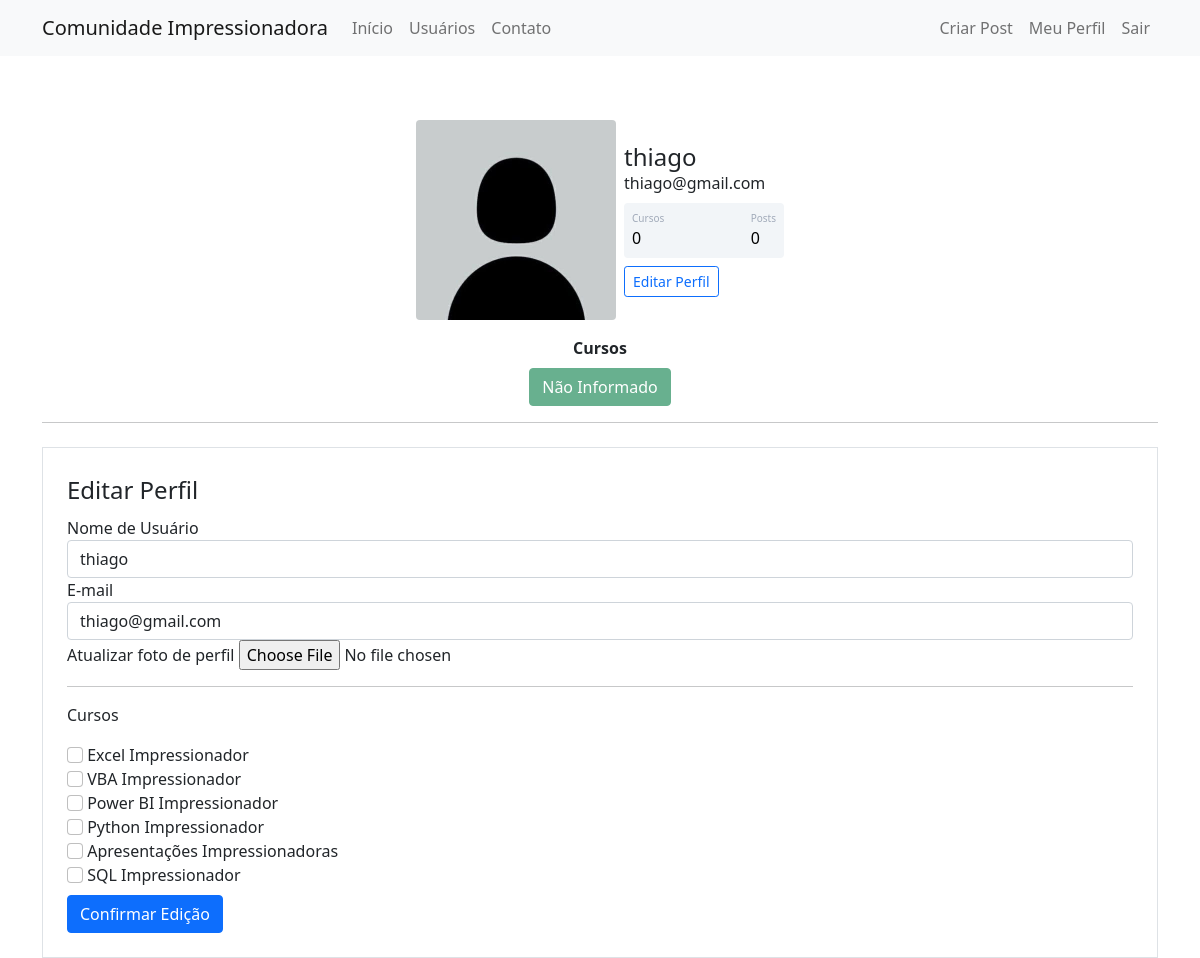
The page /perfil/editar (signed in) on the database its author committed.
### comunidadeimpressionadora/models.py (models this page shows)
class Usuario(database.Model, UserMixin):
    id = database.Column(database.Integer, primary_key=True)
    username = database.Column(database.String, nullable=False)
    email = database.Column(database.String, nullable=False, unique=True)
    senha = database.Column(database.String, nullable=False)
    foto_perfil = database.Column(database.String, default='default.jpg')
    posts = database.relationship('Post', backref='autor', lazy=True)
    cursos = database.Column(database.String, nullable=False, default='Não Informado')
    def contar_posts(self):
        return len(self.posts)

### comunidadeimpressionadora/routes.py (the view)
@app.route('/perfil/editar', methods=['GET', 'POST'])
@login_required
def editar_perfil():
    form = FormEditarPerfil()
    if form.validate_on_submit():
        current_user.email = form.email.data
        current_user.username = form.username.data
        if form.foto_perfil.data:
            nome_imagem = salvar_imagem(form.foto_perfil.data)
            current_user.foto_perfil = nome_imagem
        current_user.cursos = atualizar_cursos(form)
        database.session.commit()
        flash('Perfil atualizado com sucesso.', 'alert-success')
        return redirect(url_for('perfil'))
    elif request.method == 'GET':
        form.email.data = current_user.email
        form.username.data = current_user.username
    foto_perfil = url_for('static', filename='fotos_perfil/{}'.format(current_user.foto_perfil))
    return render_template('editarperfil.html', foto_perfil=foto_perfil, form=form)

### comunidadeimpressionadora/forms.py (shortened to what this page needs)
class FormEditarPerfil(FlaskForm):
    username = StringField('Nome de Usuário', validators=[DataRequired()])
    email = StringField('E-mail', validators=[DataRequired(), Email()])
    foto_perfil = FileField('Atualizar foto de perfil', validators=[FileAllowed(['jpg', 'png'])])
    curso_excel = BooleanField('Excel Impressionador')
    curso_vba = BooleanField('VBA Impressionador')
    curso_powerbi = BooleanField('Power BI Impressionador')
    curso_python = BooleanField('Python Impressionador')
    curso_ppt = BooleanField('Apresentações Impressionadoras')
    curso_sql = BooleanField('SQL Impressionador')
    botao_submit_editarperfil = SubmitField('Confirmar Edição')

### comunidadeimpressionadora/models.py (called while the page is built)
@login_manager.user_loader
def load_usuario(id_usuario):
    return Usuario.query.get(int(id_usuario))

### comunidadeimpressionadora/templates/editarperfil.html (shortened to what this page needs)
{% extends 'perfil.html' %}
{% block form_editar_perfil %}
<div class='container'>
        <hr>
        <div class="row">
            <div class="col">
                <form method="POST" action="" class="border p-4 mt-2" enctype="multipart/form-data">
                    <legend>Editar Perfil</legend>
                    <fieldset>
                        <div class="form-group">
                            {{ form.username.label(class="form-control-label") }}
                            {% if form.username.errors %}
                                {{ form.username(class="form-control is-invalid") }}
                            <div class="invalid-feedback">
                                {% for erro in form.username.errors %}
                                    {{ erro }}
                                {% endfor %}
                            </div>
                            {% else %}
                                {{ form.username(class="form-control") }}
                            {% endif %}
                        </div>
                        <div class="form-group">
                            {{ form.email.label(class="form-control-label") }}
                            {% if form.email.errors %}
                                {{ form.email(class="form-control is-invalid") }}
                            <div class="invalid-feedback">
                                {% for erro in form.email.errors %}
                                    {{ erro }}
                                {% endfor %}
                            </div>
                            {% else %}
                                {{ form.email(class="form-control") }}
                            {% endif %}
                        </div>
                        <div class="form-group">
                            {{ form.foto_perfil.label }}
                            {{ form.foto_perfil(class="form-control-file") }}
                        </div>
                        <hr>
                        <p>Cursos</p>
                        {% for campo in form %}
                            {% if 'curso_' in campo.name %}
                                <div class="form-group">
                                    {{ campo(class="form-check-input") }}
                                    {{ campo.label(class="form-check-input-label") }}
                                </div>
                            {% endif %}
                        {% endfor %}
                    </fieldset>
                    {{ form.botao_submit_editarperfil(class="btn btn-primary mt-2") }}
                </form>
            </div>
        </div>
    </div>
{% endblock %}

### comunidadeimpressionadora/templates/perfil.html
{% extends 'base.html' %}
{% block body %}
    <div class="container mt-5 d-flex justify-content-center">
            <div class="card p-3">
                <div class="d-flex align-items-center">
                    <div class="image pe-2"> <img src="{{ foto_perfil }}" class="rounded" width="200"> </div>
                    <div class="ml-3 w-100">
                        <h4 class="mb-0 mt-0">{{ current_user.username }}</h4> <span>{{ current_user.email }}</span>
                        <div class="p-2 mt-2 bg-primary d-flex justify-content-between rounded text-white stats">
                            {% if 'Não Informado' in current_user.cursos %}
                                <div class="d-flex flex-column"> <span class="articles">Cursos</span> <span class="number1">0</span> </div>
                            {% else %}
                                <div class="d-flex flex-column"> <span class="articles">Cursos</span> <span class="number1">{{ current_user.cursos.count(';') +1}}</span> </div>
                            {% endif %}
                             <div class="d-flex flex-column"> <span class="rating">Posts</span> <span class="number3">{{ current_user.contar_posts() }}</span> </div>
                        </div>
                            <div class="button mt-2 d-flex flex-row align-items-center"> <a href="{{ url_for('editar_perfil') }}"><button class="btn btn-sm btn-outline-primary w-100">Editar Perfil</button></a>
                            </div>
                    </div>
                </div>
            </div>
    </div>
<div class="row justify-content-center">
    <div class="col col-4" style="text-align: center">
        <strong>Cursos</strong><br>
        {% for curso in current_user.cursos.split(';') %}
            <button type="button" class="btn btn-success mt-2" disabled>{{ curso }}</button>
        {% endfor %}
    </div>
</div>
{% block form_editar_perfil %}
{% endblock %}
{% endblock %}

### comunidadeimpressionadora/static/main.css (style rules this page uses)
.card { width: 400px; border: none; border-radius: 10px; background-color: #fff }
.stats { background: #f2f5f8 !important; color: #000 !important }
.articles { font-size: 10px; color: #a1aab9 }
.number1 { font-weight: 500 }
.rating { font-size: 10px; color: #a1aab9 }
.number3 { font-weight: 500 }

### rows shown on the page
Usuario: username "thiago", email "thiago@gmail.com", cursos "Não Informado"

### other values the page prints
{{ current_user.contar_posts() }} "0"
{{ campo.label(class="form-check-input-label") }} "Excel Impressionador" "VBA Impressionador" "Power BI Impressionador" "Python Impressionador" "Apresentações Impressionadoras" "SQL Impressionador"
